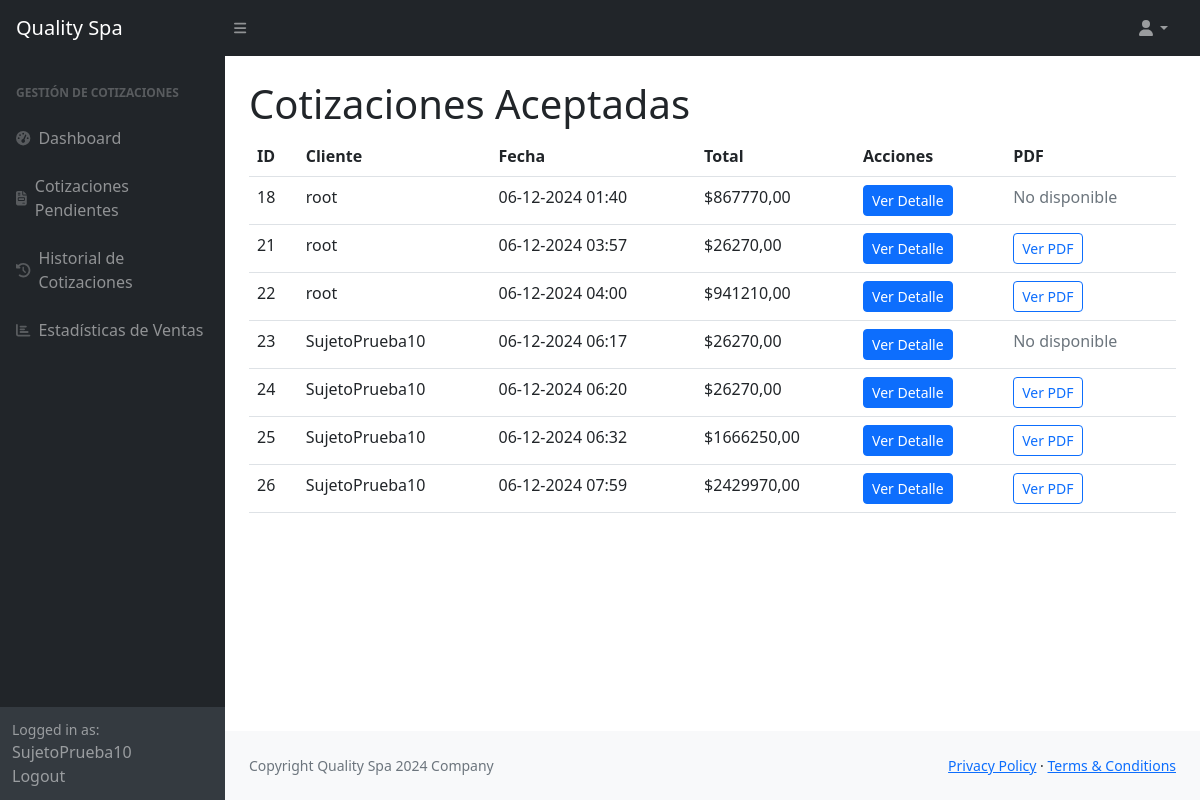
The app's page /cotizaciones/resueltas/ (signed in), older data.
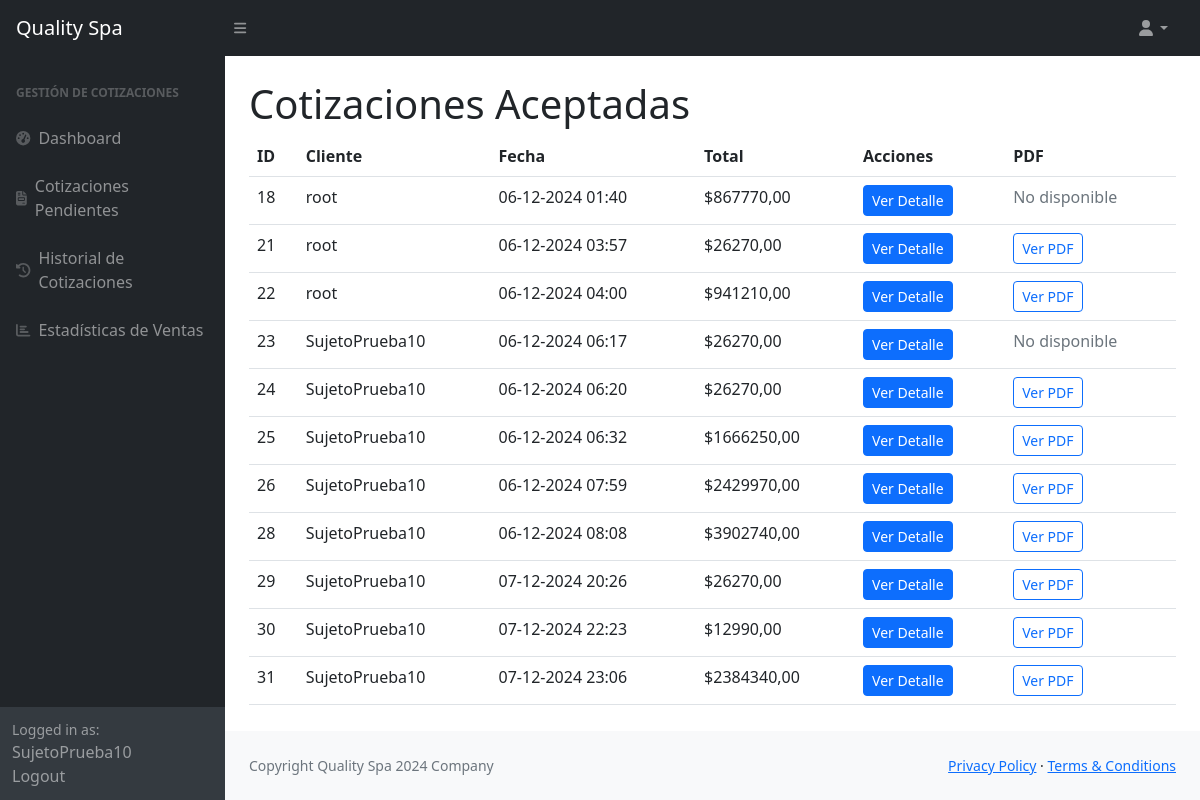
The same page, newer data.
### Tienda/models.py (models this page shows, shortened)
class Cotizacion(models.Model):
    usuario = models.ForeignKey(User, on_delete=models.CASCADE)
    total = models.DecimalField(
        max_digits=10,
        decimal_places=2,
        validators=[MinValueValidator(1)],  # Valida que el total sea al menos 1
        verbose_name="Total"
    )
    cantidad_productos = models.IntegerField(
        validators=[MinValueValidator(1)],  # Valida que la cantidad de productos sea al menos 1
        verbose_name="Cantidad de Productos"
    )
    cotizacion_id = models.CharField(max_length=100, unique=True)
    fecha_creacion = models.DateTimeField(auto_now_add=True)
    productos_json = models.TextField(blank=True, null=True)
    pdf_file = models.FileField(upload_to='cotizaciones_pdfs/', null=True, blank=True)
    estado = models.CharField(
        max_length=20,
        choices=[
            ('pendiente', 'Pendiente'),
            ('aceptada', 'Aceptada'),
            ('rechazada', 'Rechazada'),
        ],
        default='pendiente',
    )
    cliente_nombre = models.CharField(max_length=50, blank=True, null=True)
    cliente_apellido = models.CharField(max_length=50, blank=True, null=True)
    cliente_telefono = models.CharField(max_length=15, blank=True, null=True)

### trabajadores/views.py (the view)
# urls.py: path('cotizaciones/resueltas/', viewsTrabajadores.cotizaciones_resueltas, name='cotizaciones_resueltas'),
@login_required
def cotizaciones_resueltas(request):
    cotizaciones = Cotizacion.objects.filter(estado='aceptada')
    context = {'cotizaciones': cotizaciones}
    return render(request, 'trabajadores/vendedor/cotizaciones_aceptadas.html', context)

### trabajadores/templates/trabajadores/vendedor/cotizaciones_aceptadas.html
{% extends 'trabajadores/base_trabajadores.html' %}
{% block dashboard %}
<a class="navbar-brand ps-3" href="{% url 'dashboard_vendedor' %}">Quality Spa</a>
{% endblock %}
{% block sidebar %}
<div id="layoutSidenav_nav">
    <nav class="sb-sidenav accordion sb-sidenav-dark" id="sidenavAccordion">
        <div class="sb-sidenav-menu">
            <div class="nav">
                <div class="sb-sidenav-menu-heading">Gestión de Cotizaciones</div>
                <a class="nav-link" href="{% url 'dashboard_vendedor' %}">
                    <div class="sb-nav-link-icon"><i class="fas fa-tachometer-alt"></i></div>
                    Dashboard
                </a>
                <a class="nav-link" href="{% url 'revisar_cotizaciones' %}">
                    <div class="sb-nav-link-icon"><i class="fas fa-file-invoice"></i></div>
                    Cotizaciones Pendientes
                </a>
                <a class="nav-link" href="{% url 'historial_cotizaciones' %}">
                    <div class="sb-nav-link-icon"><i class="fas fa-history"></i></div>
                    Historial de Cotizaciones
                </a>
                <a class="nav-link" href="{% url 'estadisticas_ventas' %}">
                    <div class="sb-nav-link-icon"><i class="fas fa-chart-bar"></i></div>
                    Estadísticas de Ventas
                </a>
            </div>
        </div>
        <div class="sb-sidenav-footer">
            <div class="small">Logged in as:</div>
            {{ user.username }}
            <a href="{% url 'vendedor_logout' %}" class="dropdown-item">Logout</a>
        </div>
    </nav>
</div>
{% endblock %}
{% block title %}
<h1 class="mt-4">Cotizaciones Aceptadas</h1>
{% endblock %}
{% block content1 %}
    <table class="table">
        <thead>
            <tr>
                <th>ID</th>
                <th>Cliente</th>
                <th>Fecha</th>
                <th>Total</th>
                <th>Acciones</th>
                <th>PDF</th>
            </tr>
        </thead>
        <tbody>
            {% for cotizacion in cotizaciones %}
            <tr>
                <td>{{ cotizacion.id }}</td>
                <td>{{ cotizacion.usuario.username }}</td>
                <td>{{ cotizacion.fecha_creacion|date:"d-m-Y H:i" }}</td>
                <td>${{ cotizacion.total }}</td>
                <td><a href="{% url 'detalle_cotizacion' cotizacion.id %}" class="btn btn-primary btn-sm">Ver Detalle</a></td>
                <td>
                    {% if cotizacion.pdf_file %}
                    <a href="{{ cotizacion.pdf_file.url }}" class="btn btn-outline-primary btn-sm" target="_blank">Ver PDF</a>
                    {% else %}
                    <span class="text-muted">No disponible</span>
                    {% endif %}
                </td>
            </tr>
            {% empty %}
            <tr>
                <td colspan="5" class="text-center">No hay cotizaciones aceptadas.</td>
            </tr>
            {% endfor %}
        </tbody>
    </table>
{% endblock %}

Row changes from the older to the newer data that the page shows:
now on this page (row edited): Cotizacion: id "28", usuario.username "SujetoPrueba10", fecha_creacion "06-12-2024 08:08", total "3902740,00"
now on this page (row edited): Cotizacion: id "29", usuario.username "SujetoPrueba10", fecha_creacion "07-12-2024 20:26", total "26270,00"
now on this page (row edited): Cotizacion: id "30", usuario.username "SujetoPrueba10", fecha_creacion "07-12-2024 22:23", total "12990,00"
added Cotizacion: id "31", usuario.username "SujetoPrueba10", fecha_creacion "07-12-2024 23:06", total "2384340,00"
